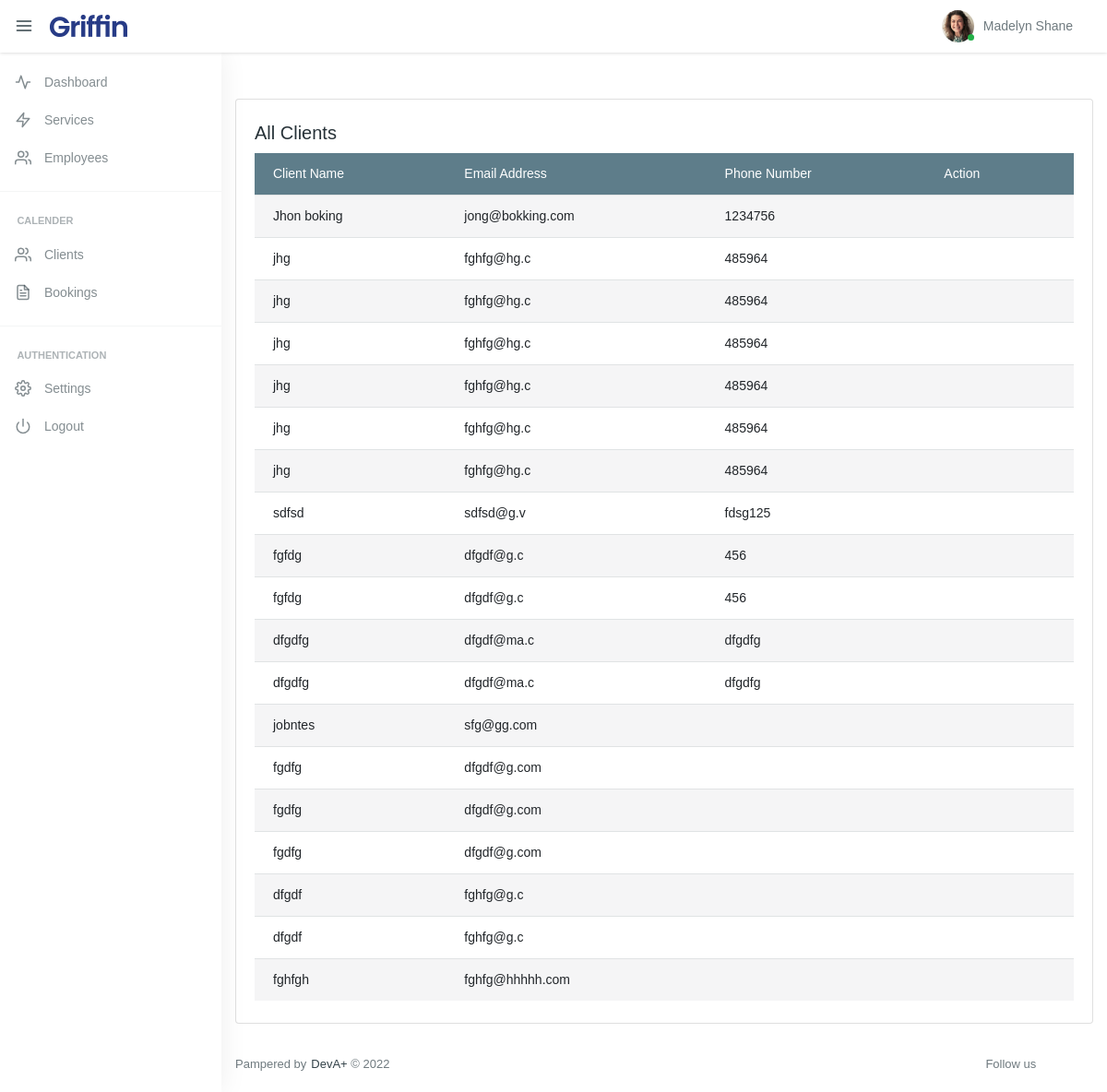
/clients/, run on the app's committed database.
### Calendly/models.py (models this page shows, shortened)
class Client(models.Model):
    client_name = models.CharField(max_length=100)
    email_address = models.EmailField()
    phone_number = models.CharField(max_length=100, null=True, blank=True)
    active = models.BooleanField(default=True)
    class Meta:
        verbose_name = "Client"
        verbose_name_plural = "Clients"

### Calendly/views.py (the view)
# urls.py: path('clients/', views.clients, name="clients"),
def clients(request):
    all_clients = Client.objects.all()
    context = {
        "clients": all_clients
    }
    return render(request, template_name="administration/clients.html", context=context)

### templates/administration/clients.html (shortened to what this page needs)
{% extends 'bases/base.html' %}
{% load static %}
{% block main_content %}
    <div class="container-fluid mt-xl-50 mt-sm-30 mt-15">
        <div class="row">
            <div class="col-xl-12">
                <section class="hk-sec-wrapper">
                    <h5 class="hk-sec-title">All Clients</h5>
                    <div class="row">
                        <div class="col-sm">
                            <div class="table-wrap">
                                <div class="table-responsive">
                                    <table class="table table-striped mb-0">
                                        <thead class="thead-active">
                                        <tr>
                                            <th>Client Name</th>
                                            <th>Email Address</th>
                                            <th>Phone Number</th>
                                            <th>Action</th>
                                        </tr>
                                        </thead>
                                        <tbody>
                                        {% for client in clients %}
                                        <tr>
                                            <td>{{ client.client_name }}</td>
                                            <td>
                                                {{ client.email_address }}
                                            </td>
                                            <td>{{ client.phone_number }}</td>
                                            <td>
                                                <a href="#" class="mr-25" data-toggle="tooltip"
                                                   data-original-title="Edit"> <i class="icon-pencil"></i> </a>
                                                <a href="#" data-toggle="tooltip"
                                                   data-original-title="Delete"> <i class="icon-trash txt-danger"></i>
                                                </a>
                                            </td>
                                        </tr>
                                        {% endfor %}
                                        </tbody>
                                    </table>
                                </div>
                            </div>
                        </div>
                    </div>
                </section>
            </div>
        </div>
    </div>
{% endblock main_content %}

### data on the page
Client: client_name "Jhon boking", email_address "jong@bokking.com", phone_number "1234756"
Client: client_name "jhg", email_address "fghfg@hg.c", phone_number "485964"
Client: client_name "jhg", email_address "fghfg@hg.c", phone_number "485964"
Client: client_name "jhg", email_address "fghfg@hg.c", phone_number "485964"
Client: client_name "jhg", email_address "fghfg@hg.c", phone_number "485964"
Client: client_name "jhg", email_address "fghfg@hg.c", phone_number "485964"
Client: client_name "jhg", email_address "fghfg@hg.c", phone_number "485964"
Client: client_name "sdfsd", email_address "sdfsd@g.v", phone_number "fdsg125"
Client: client_name "fgfdg", email_address "dfgdf@g.c", phone_number "456"
Client: client_name "fgfdg", email_address "dfgdf@g.c", phone_number "456"
Client: client_name "dfgdfg", email_address "dfgdf@ma.c", phone_number "dfgdfg"
Client: client_name "dfgdfg", email_address "dfgdf@ma.c", phone_number "dfgdfg"
Client: client_name "jobntes", email_address "sfg@gg.com"
Client: client_name "fgdfg", email_address "dfgdf@g.com"
Client: client_name "fgdfg", email_address "dfgdf@g.com"
Client: client_name "fgdfg", email_address "dfgdf@g.com"
Client: client_name "dfgdf", email_address "fghfg@g.c"
Client: client_name "dfgdf", email_address "fghfg@g.c"
Client: client_name "fghfgh", email_address "fghfg@hhhhh.com"
